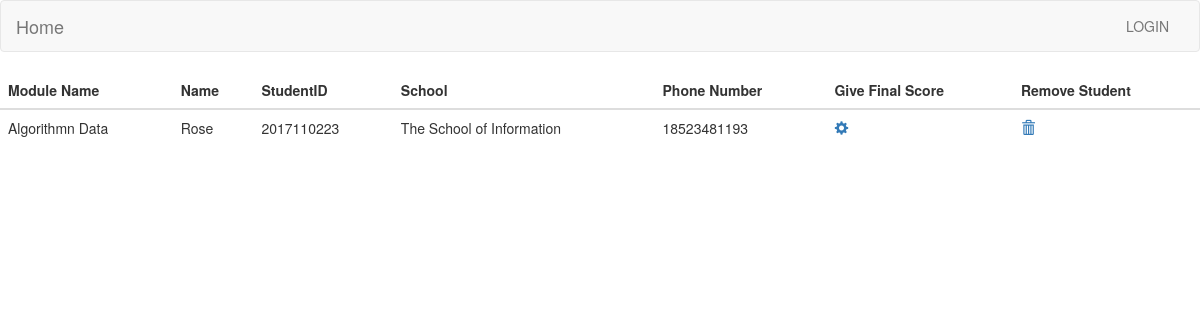
Screenshot of /module_user/5 with the database file from the repository.
### app/models.py (models this page shows, shortened)
class Module(db.Model):
    __tablename__ = 'modules'
    id = db.Column(db.Integer, primary_key=True)
    module_code = db.Column(db.String(20),index=True)
    exam_date = db.Column(db.Date)
    title = db.Column(db.String(20), index=True)
    staff = db.Column(db.String(20), index=True)
    user = db.relationship('User_Module',
                           foreign_keys=[User_Module.module_id],
                           backref=db.backref('module', lazy='joined'),
                           lazy='dynamic',
                           cascade='all, delete-orphan')

class User(UserMixin, db.Model):
    __tablename__ = 'users'
    id = db.Column(db.Integer, primary_key=True)
    name = db.Column(db.String(20), index=True)
    gender = db.Column(db.String(10), index=True)
    student_id = db.Column(db.String(10), index=True)
    phone_number = db.Column(db.String(11), index=True)
    department = db.Column(db.String(30), index=True)
    email = db.Column(db.String(30), index=True)
    password_hash = db.Column(db.String(60))
    confirmed = db.Column(db.Boolean, default=False)
    member_since = db.Column(db.DateTime(), default=datetime.utcnow)
    last_seen = db.Column(db.DateTime(), default=datetime.utcnow)
    role_id = db.Column(db.Integer, db.ForeignKey('roles.id'))
    module = db.relationship('User_Module',
                             foreign_keys=[User_Module.user_id],
                             backref=db.backref('user', lazy='joined'),
                             lazy='dynamic',
                             cascade='all, delete-orphan')
    @property
    def password(self):
        raise AttributeError('password is not a readable attribute')

### app/main/views.py (the view)
@main.route('/module_user/<id>', methods=['GET', 'POST'])
def module_user(id):
    user_module = User_Module.query.all()
    module = Module.query.get_or_404(id)
    users = []
    for u in user_module:
        if u.module_id == module.id:
            idd = u.user_id
            userr = User.query.get_or_404(idd)
            users.append(userr)
    return render_template('module_user.html',
                           users=users,
                           module=module)

### app/auth/views.py (called while the page is built)
@auth.before_app_request
def before_request():
    if current_user.is_authenticated:
        current_user.ping()
        if not current_user.confirmed \
                and request.endpoint \
                and request.blueprint != 'auth' \
                and request.endpoint != 'static':
            return redirect(url_for('auth.unconfirmed'))

### app/main/__init__.py (called while the page is built)
@main.app_context_processor
def inject_permissions():
    return dict(Permission=Permission)

### app/models.py (called while the page is built)
    def is_administrator(self):
        return False

### app/templates/module_user.html
{% extends "base.html" %}
{% import "bootstrap/wtf.html" as wtf %}
{% block content %}
<table class="table">
    <thead>
      <tr>
        <th>Module Name</th>
        <th>Name</th>
        <th>StudentID</th>
        <th>School</th>
        <th>Phone Number</th>
        <th>Give Final Score</th>
        <th>Remove Student</th>
      </tr>
    </thead>
    <tbody>
    {% for user in users %}
    <tr>
      <td>{{module.title}}</td>
      <td>{{user.name}}</td>
      <td>{{user.student_id}}</td>
      <td>{{user.department}}</td>
      <td>{{user.phone_number}}</td>
      <td><a href="{{url_for('main.give_score',id=user.id,idd=module.id)}}"><span class="glyphicon glyphicon-cog"></span></a></td>
      <td><a href="{{url_for('main.delete_student_from_module',id=user.id,idd=module.id)}}"><span class="glyphicon glyphicon-trash"></span></a></td>
    </tr>
    {% endfor %}
  </tbody>
</table>
{% endblock %}

### rows the page displays
User: name "Rose", student_id "2017110223", department "The School of Information", phone_number "18523481193"
Module: title "Algorithmn Data"
